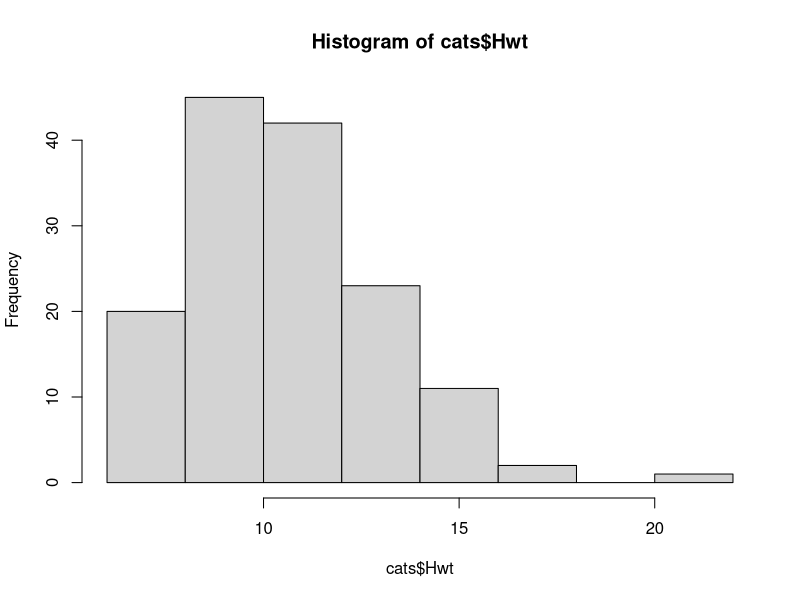
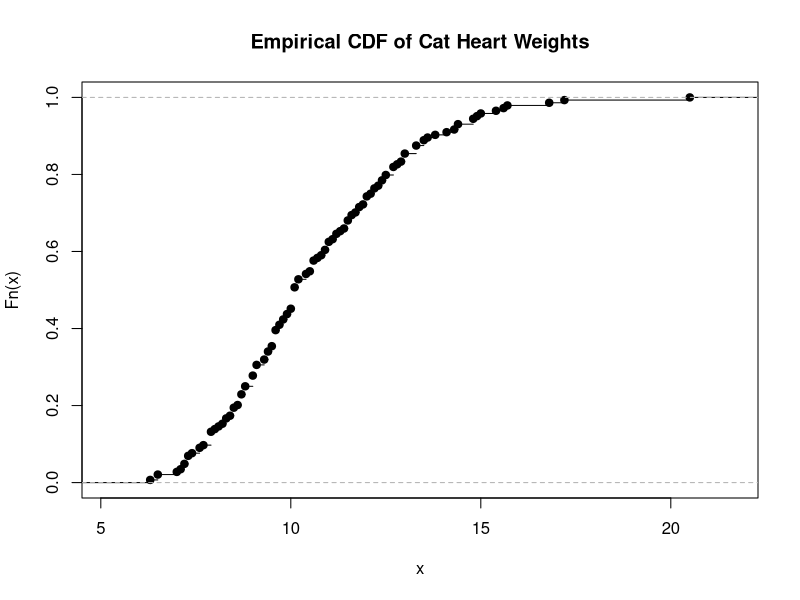
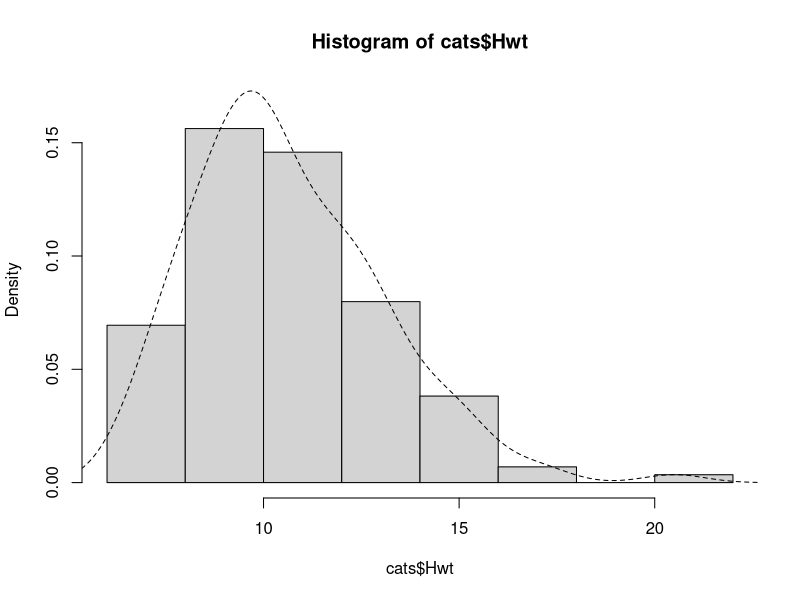
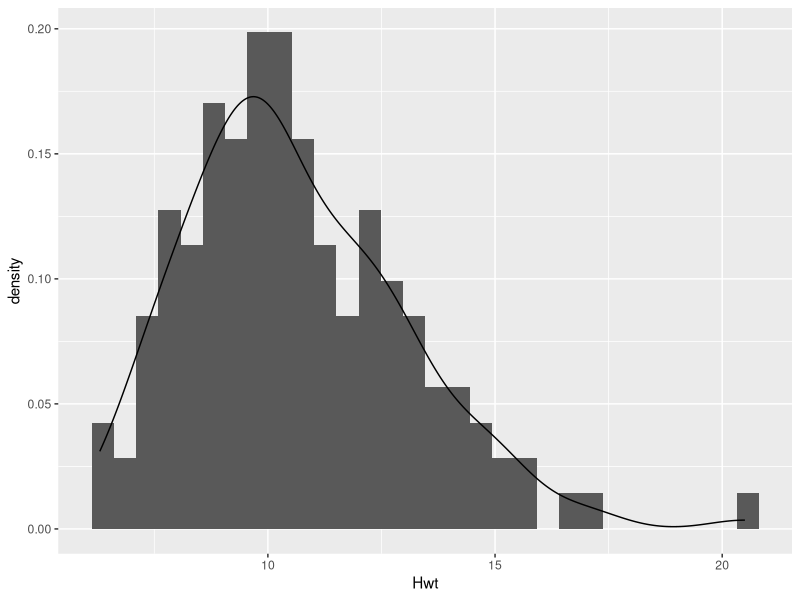
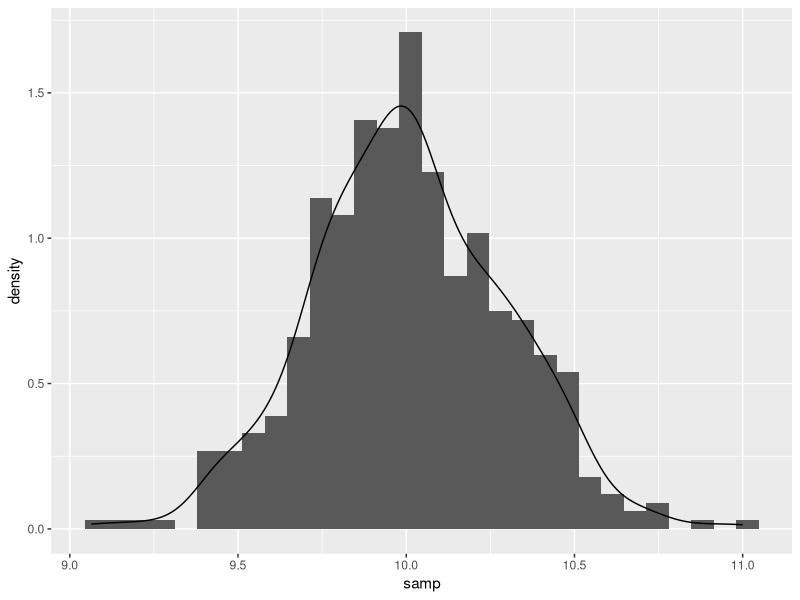

Reproduce these figures in R, in order. (Note: this script raises an error after producing the figures.)
####11.10.2017####
library(MASS)
library(ggplot2)
head(cats)

hist(cats$Hwt)
quantile(cats$Hwt, c(0.25, 0.5, 0.75))
plot(ecdf(cats$Hwt),
     main = "Empirical CDF of Cat Heart Weights")
hist(cats$Hwt, probability = TRUE, ylim = c(0, 0.17))
lines(density(cats$Hwt), lty = "dashed")
ggplot(cats) +
  geom_histogram(aes(x = Hwt, y = ..density..)) +
  geom_density(aes(x = Hwt))


### esitmation example
samp_size <- 100
samp1 <- rnorm(samp_size, mean = 10, sd = 3)
mmean_est1 <- mean(samp1)
n <- 500
samp_means <- rep(NA, n)
for (i in 1:n) {
  samp_means[i] <- mean(rnorm(samp_size, mean = 10, sd = 3))
}
ggplot(data.frame(samp = samp_means)) +
  geom_histogram(aes(x = samp, y = ..density..)) +
  geom_density(aes(x = samp)) 



# Model quantiles
qgamma(c(0.01, 0.05, 0.95, 0.99), shape = cat.MM["a"],
       scale = cat.MM["s"])
# Data quantiles:
quantile(cats$Hwt, c(0.01, 0.05, 0.95, 0.99))
a <- cat.MM["a"]
s <- cat.MM["s"]
qqplot(cats$Hwt, qgamma((1:99)/100, shape = a, scale = s),
       ylab = "Theoretical Quantiles")
abline(0, 1, col = "red")




